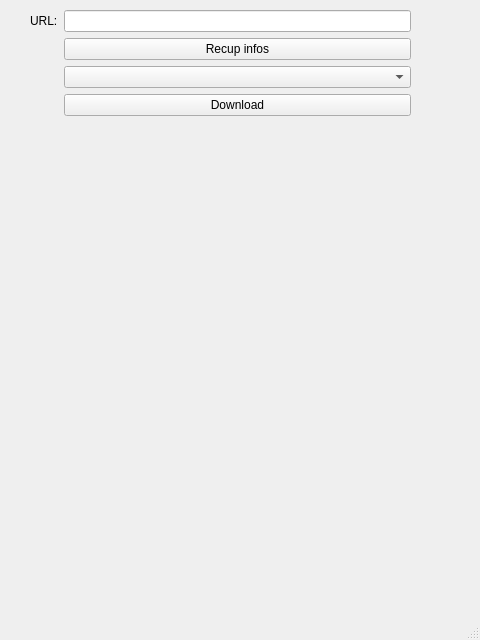
<?xml version="1.0" encoding="UTF-8"?>
<ui version="4.0">
 <class>MainWindow</class>
 <widget class="QMainWindow" name="MainWindow">
  <property name="geometry">
   <rect>
    <x>0</x>
    <y>0</y>
    <width>480</width>
    <height>640</height>
   </rect>
  </property>
  <property name="windowTitle">
   <string>Video Downloader</string>
  </property>
  <widget class="QWidget" name="centralwidget">
   <widget class="QWidget" name="">
    <property name="geometry">
     <rect>
      <x>30</x>
      <y>10</y>
      <width>381</width>
      <height>106</height>
     </rect>
    </property>
    <layout class="QGridLayout" name="gridLayout">
     <item row="0" column="1">
      <widget class="QLineEdit" name="lineEdit_url"/>
     </item>
     <item row="1" column="1">
      <widget class="QPushButton" name="btn_fetch">
       <property name="text">
        <string>Recup infos</string>
       </property>
      </widget>
     </item>
     <item row="3" column="1">
      <widget class="QComboBox" name="combo_format"/>
     </item>
     <item row="4" column="1">
      <widget class="QPushButton" name="btn_download">
       <property name="text">
        <string>Download</string>
       </property>
      </widget>
     </item>
     <item row="0" column="0">
      <widget class="QLabel" name="label_url">
       <property name="text">
        <string>URL:</string>
       </property>
      </widget>
     </item>
    </layout>
   </widget>
  </widget>
  <widget class="QMenuBar" name="menubar">
   <property name="geometry">
    <rect>
     <x>0</x>
     <y>0</y>
     <width>480</width>
     <height>21</height>
    </rect>
   </property>
  </widget>
  <widget class="QStatusBar" name="statusbar"/>
 </widget>
 <resources/>
 <connections/>
</ui>
